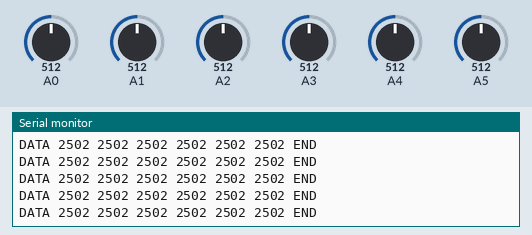
Bench run of a sketch on a simulated Arduino Uno, built with avr-gcc and run on an emulated ATmega328P. Shown: the last lines printed to the serial monitor. The inputs (shaded band) are chosen by the test bench; at power-on: A0 = 512, A1 = 512, A2 = 512, A3 = 512, A4 = 512, A5 = 512.

Above: at 1.2 s.
1.3 s: A0 set to 220
At 1.44 s:
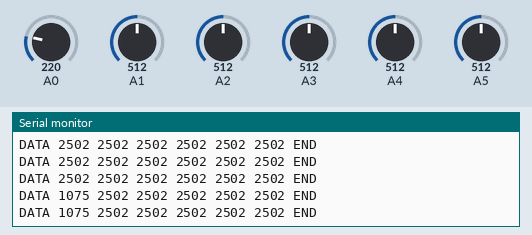
4.3 s: A0 set to 193
At 4.3 s:
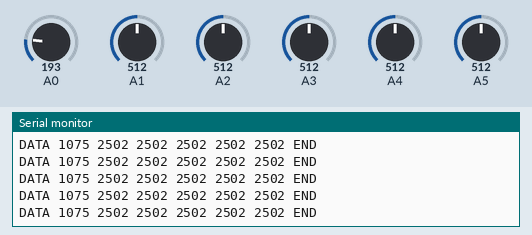
Timing chart, 0 to 7.3 s (numbered marks = the images above; inputs shaded):
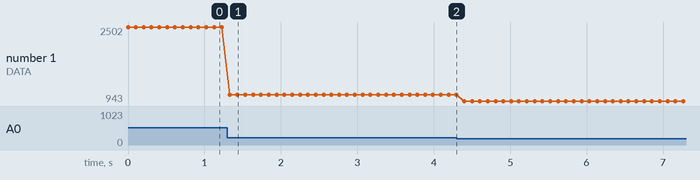

The sketch:

senData.ino
```cpp
/*Program name: send sensor value to raspberry PI
 *1,Wiring instructions:
 *  Arduino 5v(3v3) --> firstFSR one_of_the_leads
 *  Arduino A0      --> firstFSR another_leads
 *  Arduino 5v(3v3) --> sencondFSR one_of_the_leads
 *  Arduino A5      --> sencondFSR one_of_the_leads
 *  Arduino USB     --> raspberryPI USB
 * 2,Used libraries: none
 * 3,Program results:
 *  open the serial monitor, you will see KxxxxxxxxC is printing circularly(x represents a number)
 */

void makeUp(int data);
void setup(void) {
// Setting the baundrate as 9600
// We'll send debugging information via the Serial monitor and communicate with the raspberry PI
  Serial.begin(9600);
}

void loop(void) {
  //Data start symbol with 'K'
  Serial.print("DATA");

  for (int pin = A0; pin <= A5; pin++) {
    Serial.print(' ');
    //read the first sensor value
    int val = analogRead(pin);
    //map the read value to [0,5000], as voltage(unit: mv)
    val = map(val, 0, 1023, 0, 5000);
    //send the value to raspberryPI
    makeUpAndSend(val);
  }

  //Data termination symbol with "/n"
  Serial.println(" END");
  delay(100);
}

//To make the raspberry PI read data easily,we complete the sensor value with '0' as four digits and then send it to raspberry PI
void makeUpAndSend(int data){
  if(data < 10) Serial.print(0);
  if(data < 100) Serial.print(0);
  if(data < 1000) Serial.print(0);
  Serial.print(data);
}
```

Measured:
- after the input at 1.3 s, the serial monitor: prints a new line at once (image 1)
- plotted number 1: 2502 → 1075 after the input at 1.3 s, 1075 → 943 after the input at 4.3 s
